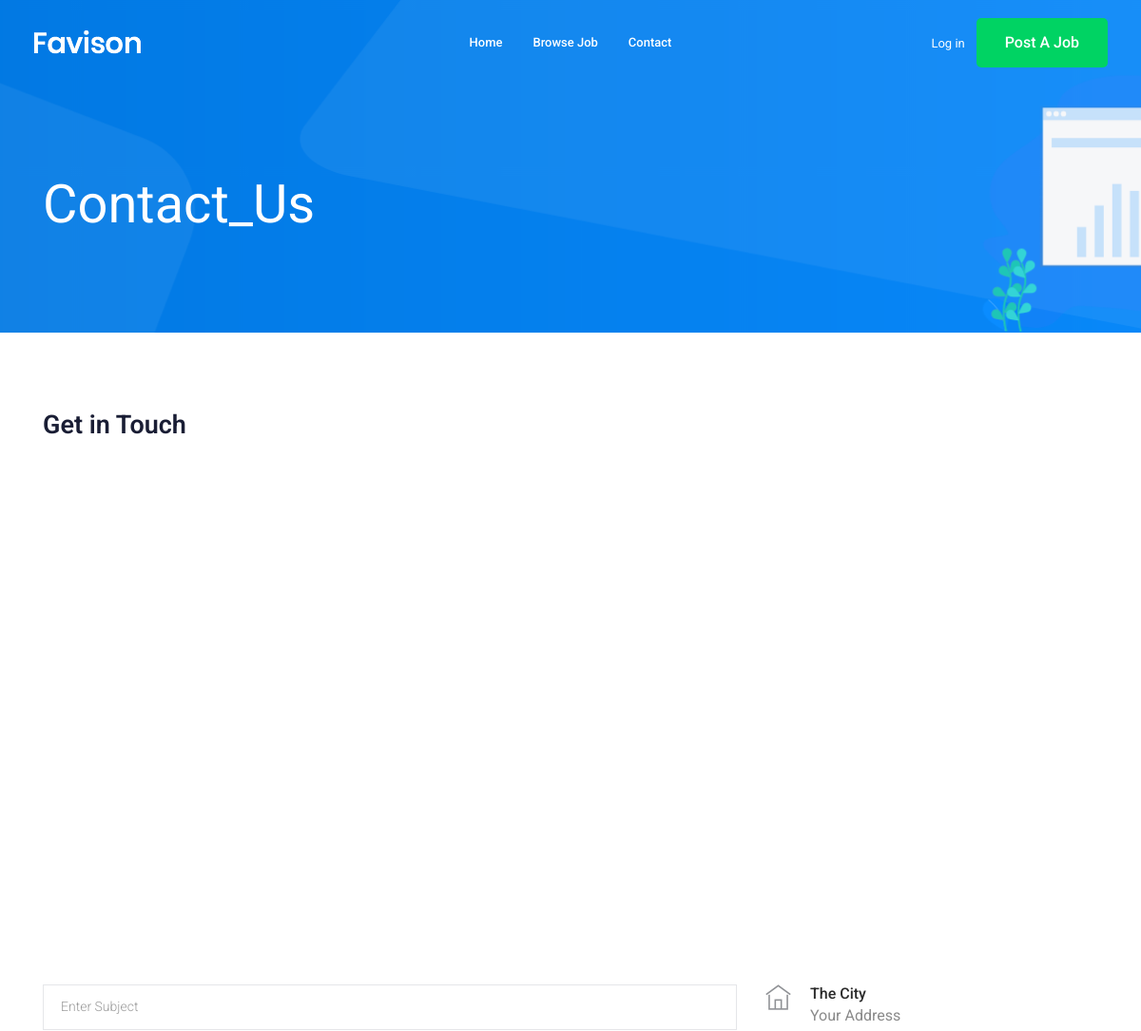
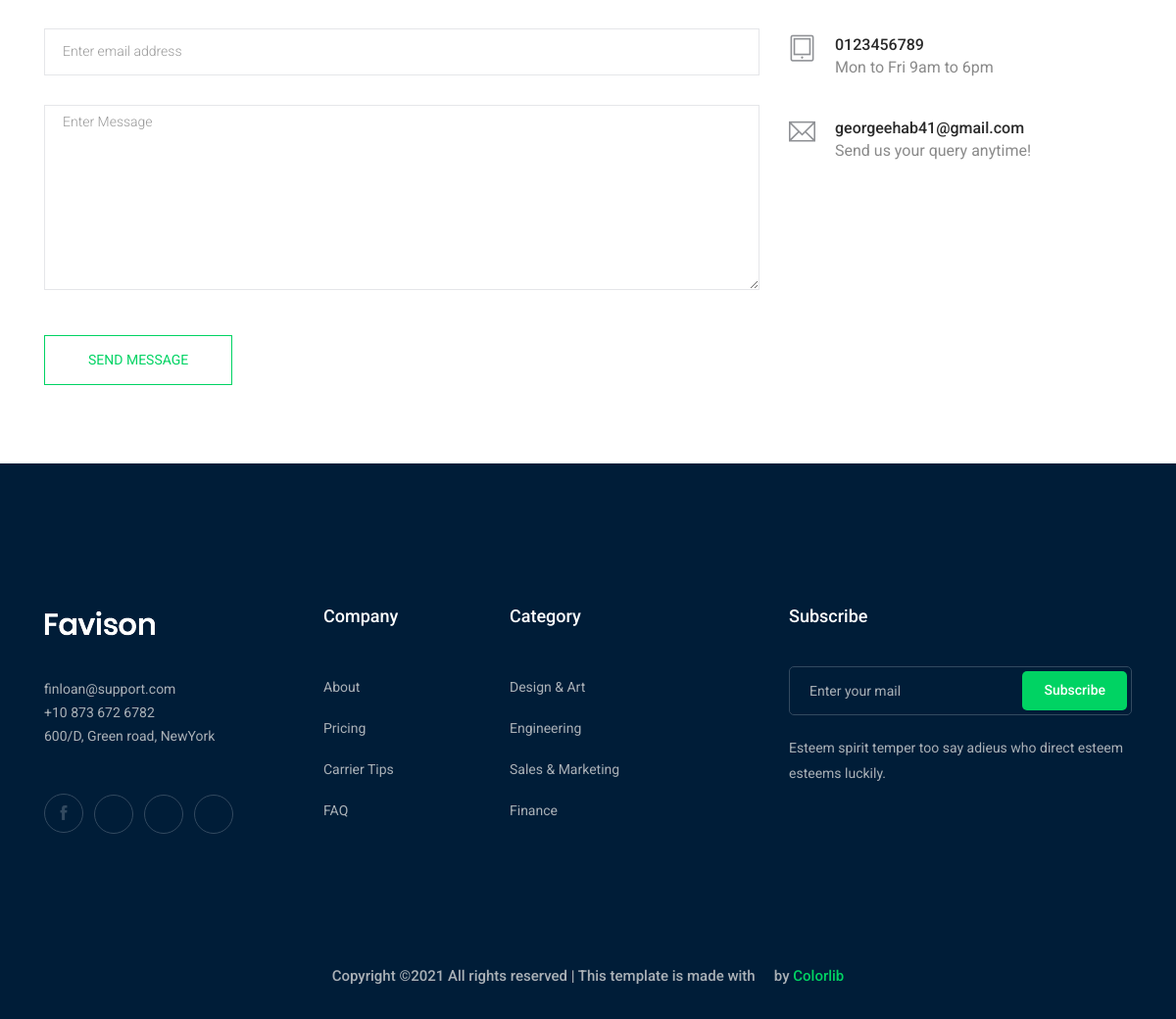
/contact_us/, run on the app's committed database (2 pictures, top to bottom).
### Contact/models.py (models this page shows, shortened)
class Info(models.Model):
    place = models.CharField(max_length=50)
    phone_number  = models.CharField(max_length=20)
    email = models.EmailField(max_length=254)
    class Meta:
        verbose_name = ("Info")
        verbose_name_plural = ("Infos")

### Contact/views.py (the view, shortened to what this page needs)
# urls.py: path('',views.send_message , name = 'contact'),
def send_message(request):
    myinfo = Info.objects.first()
    page_template = 'contact/contact.html'
    context = {'myinfo':myinfo}
    return render(request,page_template,context)

### Contact/templates/contact/contact.html (shortened to what this page needs)
{% extends 'base.html' %}
{% block body %}
    <div class="bradcam_area bradcam_bg_1">
        <div class="container">
            <div class="row">
                <div class="col-xl-12">
                    <div class="bradcam_text">
                        <h3>Contact_Us</h3>
                    </div>
                </div>
            </div>
        </div>
    </div>
  <section class="contact-section section_padding">
    <div class="container">
      <div class="row">
        <div class="col-12">
          <h2 class="contact-title">Get in Touch</h2>
          <div class="d-none d-sm-block mb-5 pb-4">
            <div id="map" style="height: 480px;"></div>
          </div>
        </div>
        <div class="col-lg-8">
          <form class="form-contact contact_form" method="post">
            <div class="row">
              <div class="col-12">
                <div class="form-group">
                  <input class="form-control" name="subject" id="subject" type="text" onfocus="this.placeholder = ''" onblur="this.placeholder = 'Enter Subject'" placeholder = 'Enter Subject'>
                </div>
              </div>
              <div class="col-sm-12">
                <div class="form-group">
                  <input class="form-control" name="email" id="email" type="email" onfocus="this.placeholder = ''" onblur="this.placeholder = 'Enter email address'" placeholder = 'Enter email address'>
                </div>
              </div>
              <div class="col-12">
                <div class="form-group">
                    <textarea class="form-control w-100" name="message" id="message" cols="30" rows="9"  placeholder = 'Enter Message'></textarea>
                </div>
              </div>
            </div>
            <div class="form-group mt-3">
              <input type="submit" class="button button-contactForm btn_4 boxed-btn" value="send message">
            </div>
          </form>
        </div>
        <div class="col-lg-4">
          <div class="media contact-info">
            <span class="contact-info__icon"><i class="ti-home"></i></span>
            <div class="media-body">
              <h3>{{myinfo.place}}</h3>
              <p>Your Address</p>
            </div>
          </div>
          <div class="media contact-info">
            <span class="contact-info__icon"><i class="ti-tablet"></i></span>
            <div class="media-body">
              <h3>{{myinfo.phone_number}}</h3>
              <p>Mon to Fri 9am to 6pm</p>
            </div>
          </div>
          <div class="media contact-info">
            <span class="contact-info__icon"><i class="ti-email"></i></span>
            <div class="media-body">
              <h3>{{myinfo.email}}</h3>
              <p>Send us your query anytime!</p>
            </div>
          </div>
        </div>
      </div>
    </div>
  </section>
  {% endblock body %}

### data on the page
Info: place "The City", phone_number "0123456789", email "georgeehab41@gmail.com"
